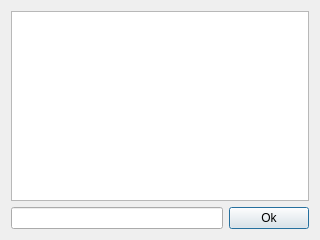
<?xml version="1.0" encoding="UTF-8"?>
<ui version="4.0">
 <class>DialogAddDownload</class>
 <widget class="QDialog" name="DialogAddDownload">
  <property name="geometry">
   <rect>
    <x>0</x>
    <y>0</y>
    <width>320</width>
    <height>240</height>
   </rect>
  </property>
  <property name="windowTitle">
   <string>Dialog</string>
  </property>
  <layout class="QGridLayout" name="gridLayout">
   <item row="0" column="0" colspan="2">
    <widget class="QPlainTextEdit" name="plainTextEdit"/>
   </item>
   <item row="1" column="0">
    <widget class="QLineEdit" name="lineEdit"/>
   </item>
   <item row="1" column="1">
    <widget class="QPushButton" name="pushButton">
     <property name="text">
      <string>Ok</string>
     </property>
    </widget>
   </item>
  </layout>
 </widget>
 <resources/>
 <connections/>
</ui>
